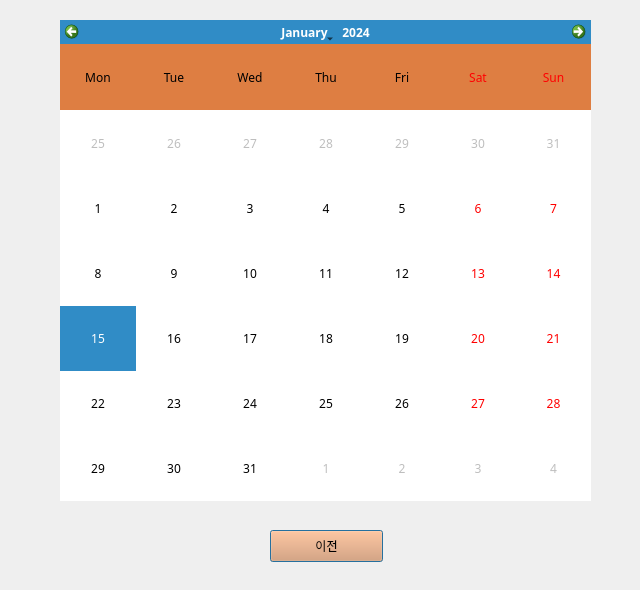
<?xml version="1.0" encoding="UTF-8"?>
<ui version="4.0">
 <class>Dialog</class>
 <widget class="QDialog" name="Dialog">
  <property name="geometry">
   <rect>
    <x>0</x>
    <y>0</y>
    <width>640</width>
    <height>590</height>
   </rect>
  </property>
  <property name="windowTitle">
   <string>활동 기록 조회</string>
  </property>
  <property name="styleSheet">
   <string notr="true">background: url(:/background/background.png);
 </string>
  </property>
  <widget class="QCalendarWidget" name="calendarWidget">
   <property name="geometry">
    <rect>
     <x>60</x>
     <y>20</y>
     <width>531</width>
     <height>481</height>
    </rect>
   </property>
   <property name="font">
    <font>
     <family>Nanum Gothic</family>
    </font>
   </property>
   <property name="mouseTracking">
    <bool>true</bool>
   </property>
   <property name="styleSheet">
    <string notr="true">/*
QCalendarWidget QToolButton {
  	height: 60px;
  	width: 150px;
  	color: white;
  	font-size: 24px;
  	icon-size: 56px, 56px;
  	background-color: qlineargradient(x1:0, y1:0, x2:0, y2:1, stop: 0 #cccccc, stop: 1 #333333);
  }
  QCalendarWidget QMenu {
  	width: 150px;
  	left: 20px;
  	color: white;
  	font-size: 18px;
  	background-color: rgb(100, 100, 100);
  }
  QCalendarWidget QSpinBox { 
  	width: 150px; 
  	font-size:24px; 
  	color: white; 
  	background-color: qlineargradient(x1:0, y1:0, x2:0, y2:1, stop: 0 #cccccc, stop: 1 #333333); 
  	selection-background-color: rgb(136, 136, 136);
  	selection-color: rgb(255, 255, 255);
  }
  QCalendarWidget QSpinBox::up-button { subcontrol-origin: border;  subcontrol-position: top right;  width:65px; }
  QCalendarWidget QSpinBox::down-button {subcontrol-origin: border; subcontrol-position: bottom right;  width:65px;}
  QCalendarWidget QSpinBox::up-arrow { width:56px;  height:56px; }
  QCalendarWidget QSpinBox::down-arrow { width:56px;  height:56px; }
   */

  /* header row */
  QCalendarWidget QWidget { alternate-background-color: rgb(222, 126, 66); }
   

  /* normal days */

  QCalendarWidget QAbstractItemView:enabled 
  {
/*
  	font-size:24px;  
  	color: rgb(180, 180, 180);  
  	background-color: black;  
  	selection-background-color: rgb(64, 64, 64); 
  	selection-color: rgb(0, 255, 0); 
*/
  }
   
  /* days in other months */
  /* navigation bar */
/*
QCalendarWidget QWidget#qt_calendar_navigationbar
{ 
  background-color: qlineargradient(x1:0, y1:0, x2:0, y2:1, stop: 0 #cccccc, stop: 1 #333333); 
}

QCalendarWidget QAbstractItemView:disabled 
{ 
color: rgb(64, 64, 64); 
}
*/</string>
   </property>
   <property name="selectionMode">
    <enum>QCalendarWidget::SingleSelection</enum>
   </property>
   <property name="horizontalHeaderFormat">
    <enum>QCalendarWidget::ShortDayNames</enum>
   </property>
   <property name="verticalHeaderFormat">
    <enum>QCalendarWidget::NoVerticalHeader</enum>
   </property>
   <property name="navigationBarVisible">
    <bool>true</bool>
   </property>
   <property name="dateEditEnabled">
    <bool>true</bool>
   </property>
  </widget>
  <widget class="QPushButton" name="pushButton">
   <property name="geometry">
    <rect>
     <x>270</x>
     <y>530</y>
     <width>113</width>
     <height>32</height>
    </rect>
   </property>
   <property name="styleSheet">
    <string notr="true">background: rgb(229, 149, 94);</string>
   </property>
   <property name="text">
    <string>이전</string>
   </property>
  </widget>
 </widget>
 <resources>
  <include location="resources/resource.qrc"/>
 </resources>
 <connections>
  <connection>
   <sender>calendarWidget</sender>
   <signal>clicked(QDate)</signal>
   <receiver>Dialog</receiver>
   <slot>date_clicked()</slot>
   <hints>
    <hint type="sourcelabel">
     <x>183</x>
     <y>90</y>
    </hint>
    <hint type="destinationlabel">
     <x>50</x>
     <y>80</y>
    </hint>
   </hints>
  </connection>
  <connection>
   <sender>pushButton</sender>
   <signal>clicked()</signal>
   <receiver>Dialog</receiver>
   <slot>btn_attendance_to_main()</slot>
   <hints>
    <hint type="sourcelabel">
     <x>307</x>
     <y>538</y>
    </hint>
    <hint type="destinationlabel">
     <x>466</x>
     <y>539</y>
    </hint>
   </hints>
  </connection>
 </connections>
 <slots>
  <slot>date_clicked()</slot>
  <slot>btn_attendance_to_main()</slot>
 </slots>
</ui>
